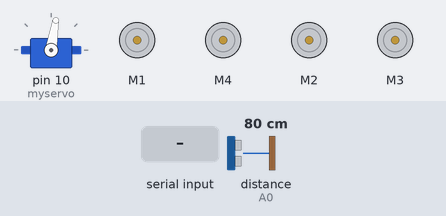
Simulated run of this sketch. Board: Arduino Uno, built with avr-gcc and run on an emulated ATmega328P. On the bench: servo, 4 × DC motor (green arrow = forward, orange = backward, longer = faster). Inputs (shaded band) come from the test bench; at power-on: distance to the obstacle (sensor on A0) 80 cm. The echo pulse lasts 58.3 µs per cm.

Above: at 2.2 s.
2.3 s: "left" received over the second serial link
At 2.64 s:
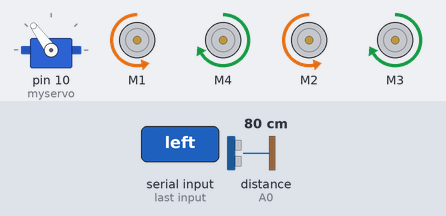
4.3 s: "Auto Drive" received over the second serial link
At 5.4 s:
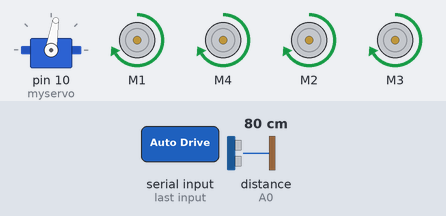
5.8 s: distance to the obstacle (sensor on A0) set to 32 cm
7.3 s: distance to the obstacle (sensor on A0) set to 26 cm
At 8.2 s:
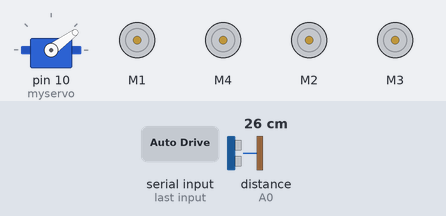
10.3 s: "MU" received over the second serial link
13.3 s: "auto Drive" received over the second serial link
At 15.3 s:
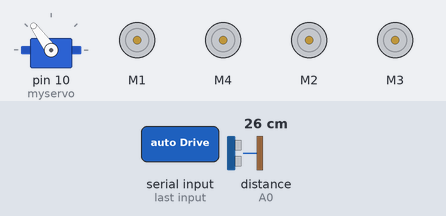
Timing chart, 0 to 17.3 s (numbered marks = the images above; inputs shaded):
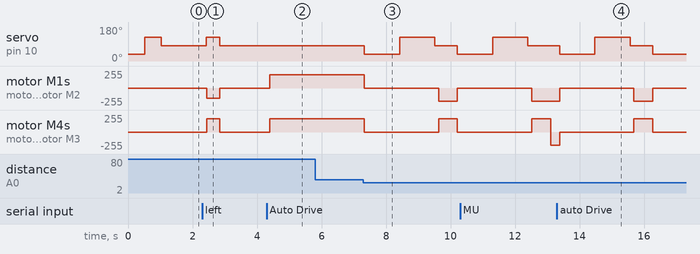

Measured:
- the behaviour switches between 30 and 29 cm on distance to the obstacle (sensor on A0) (found by bisection; images 2 and 3)
- after the input at 2.3 s, servo on pin 10 (myservo): 81° → 126° after 0.13 s, → 81° 0.42 s later; motor M1, motor M2: stopped → backward 150/255 after 0.15 s, → stopped 0.40 s later; motor M4, motor M3: stopped → forward 200/255 after 0.15 s, → stopped 0.40 s later
- after the input at 4.3 s, motor M1, motor M4, motor M2, motor M3: stopped → forward 200/255 after 0.10 s
- after the input at 5.8 s, every drawn part: stays the same
- after the input at 7.3 s, servo on pin 10 (myservo): 81° → 36° at once, → 126° 1.1 s later, → 81° 1.1 s later, → 36° 0.69 s later; motor M1, motor M2: forward 200/255 → stopped at once, → backward 200/255 2.3 s later, → stopped 0.58 s later; motor M4, motor M3: forward 200/255 → stopped at once, → forward 200/255 2.3 s later, → stopped 0.58 s later
- after the input at 13.3 s, servo on pin 10 (myservo): 81° → 36° after 0.08 s, → 126° 1.1 s later, → 81° 1.1 s later, → 36° 0.69 s later; motor M1: backward 200/255 → stopped after 0.08 s, → backward 200/255 2.3 s later, → stopped 0.58 s later

The sketch:

project_murphy_final.ino
```cpp
#include <AFMotor.h>
#include <Servo.h>
#include <NewPing.h>
#include <SoftwareSerial.h>

SoftwareSerial murphy(2, 13);         // RX, TX

AF_DCMotor motorkiridepan(1);
AF_DCMotor motorkanandepan(4);

AF_DCMotor motorkiribelakang(2);
AF_DCMotor motorkananbelakang(3);

Servo myservo;

const int pin_trigger = A1;
const int pin_echo = A0;

NewPing sonar(pin_trigger, pin_echo, 350);

int jarak;
int jarakkiri, jarakkanan;
int arahservo;

String arah;

const unsigned long interval=500;
unsigned long MillisSebelumnya=0;

void kirimjarak(int Jarak) {
  murphy.print(Jarak);
  murphy.print(" CM-");
}

unsigned long printJarak(unsigned long waktu) {
  if(waktu - MillisSebelumnya >= interval) {
    kirimjarak(jarak);
    MillisSebelumnya = waktu;
    return MillisSebelumnya;
  }
}

int bacaping() {
  delay(70);
  unsigned int uS = sonar.ping();
  jarak = uS/US_ROUNDTRIP_CM;
  return jarak;
}

void servotengah() {
  myservo.write(81);
  delay(15);
  arahservo = 81;

}

void servokanan() {
  myservo.write(36);
  delay(15);
  arahservo = 36;
}

void servokiri() {
  myservo.write(126);
  delay(15);
  arahservo = 126;
}

void mundur() {
  motorkiridepan.run(BACKWARD);
  motorkanandepan.run(BACKWARD);
  motorkiribelakang.run(BACKWARD);
  motorkananbelakang.run(BACKWARD);

  motorkiridepan.setSpeed(200);
  motorkanandepan.setSpeed(200);
  motorkiribelakang.setSpeed(200);
  motorkananbelakang.setSpeed(200);
}

void maju() {
  motorkiridepan.run(FORWARD);
  motorkanandepan.run(FORWARD);
  motorkiribelakang.run(FORWARD);
  motorkananbelakang.run(FORWARD);

  motorkiridepan.setSpeed(200);
  motorkanandepan.setSpeed(200);
  motorkiribelakang.setSpeed(200);
  motorkananbelakang.setSpeed(200);
}

void belokkiri() {
  motorkiridepan.run(BACKWARD);
  motorkanandepan.run(FORWARD);
  motorkiribelakang.run(BACKWARD);
  motorkananbelakang.run(FORWARD);

  motorkiridepan.setSpeed(150);
  motorkanandepan.setSpeed(200);
  motorkiribelakang.setSpeed(150);
  motorkananbelakang.setSpeed(200);
}

void belokkanan() {
  motorkiridepan.run(FORWARD);
  motorkanandepan.run(BACKWARD);
  motorkiribelakang.run(FORWARD);
  motorkananbelakang.run(BACKWARD);

  motorkiridepan.setSpeed(200);
  motorkanandepan.setSpeed(150);
  motorkiribelakang.setSpeed(200);
  motorkananbelakang.setSpeed(150);
}

void balikarah() {
  motorkiridepan.run(BACKWARD);
  motorkanandepan.run(FORWARD);
  motorkiribelakang.run(BACKWARD);
  motorkananbelakang.run(FORWARD);

  motorkiridepan.setSpeed(200);
  motorkanandepan.setSpeed(200);
  motorkiribelakang.setSpeed(200);
  motorkananbelakang.setSpeed(200);
}

void berhenti() {
  motorkiridepan.run(RELEASE);
  motorkanandepan.run(RELEASE);
  motorkiribelakang.run(RELEASE);
  motorkananbelakang.run(RELEASE);
}

void bandingkan_jarak() {
  if(jarakkiri > jarakkanan) {
    belokkiri();
    delay(315);
  }
  else if(jarakkanan > jarakkiri) {
    belokkanan();
    delay(315);
  }
  else {
    balikarah();
    delay(500);
  }
}

void autoDrive(unsigned long waktu) {
  if(arahservo != 81) {
    servotengah();
  }
  bacaping();
  printJarak(waktu);

  if(jarak < 30) {
    berhenti();
    servokanan();
    delay(500);
    jarakkanan = bacaping();
    delay(500);
    kirimjarak(jarakkanan);

    servokiri();
    delay(500);
    jarakkiri = bacaping();
    delay(500);
    kirimjarak(jarakkiri);

    servotengah();
    delay(100);
    bandingkan_jarak();
  }
  else {
    maju();
  }

  if(murphy.available()) {
    arah = "";
  }
}

void setup() {
  // put your setup code here, to run once:
  murphy.begin(9600);
  murphy.setTimeout(10);

  //servo
  myservo.attach(10);

  servokanan();
  delay(500);
  servokiri();
  delay(500);
  servotengah();
}

void loop() {
  // put your main code here, to run repeatedly:
  unsigned long MillisSekarang = millis();

  while(murphy.available() > 1) {
    arah = murphy.readString();
  }

  if(arah == "Auto Drive" || arah == "auto Drive" || arah == "autopilot") {
    autoDrive(MillisSekarang);
  }
  else
  if(arah != "Auto Drive" || arah != "auto Drive" || arah != "autopilot") {
    if(arahservo != 81) {
      servotengah();
    }
    bacaping();
    printJarak(MillisSekarang);

    if(jarak < 30) {
      berhenti();

      while(arah == "MU") {
        mundur();
        if(murphy.available()) {
          break;
        }
      }

      if(arah == "back" || arah == "mundur") {
        mundur();
        delay(500);
        berhenti();
      }

      while(arah == "KI") {
        servokiri();
        belokkiri();
        if(murphy.available()) {
          break;
        }
      }

      if(arah == "left" || arah == "kiri") {
        servokiri();
        belokkiri();
        delay(400);
        berhenti();
      }

      while(arah == "KA") {
        servokanan();
        belokkanan();
        if(murphy.available()) {
          break;
        }
      }

      if(arah == "right" || arah == "kanan") {
        servokanan();
        belokkanan();
        delay(400);
        berhenti();
      }
      arah = "";
    }
    else
    if(arah != "Auto Drive" || arah != "auto Drive" || arah != "autopilot" && jarak >= 30) {
      if(arah == "forward" || arah == "maju") {
        servotengah();
        maju();
      }

      while(arah == "KI") {
        servokiri();
        belokkiri();
        if(murphy.available()) {
          break;
        }
      }

      if(arah == "left" || arah == "kiri") {
        servokiri();
        belokkiri();
        delay(400);
        berhenti();
      }

      while(arah == "KA") {
        servokanan();
        belokkanan();
        if(murphy.available()) {
          break;
        }
      }

      if(arah == "right" || arah == "kanan") {
        servokanan();
        belokkanan();
        delay(400);
        berhenti();
      }

      if(arah == "MU") {
        mundur();
      }

      if(arah == "back" || arah == "mundur") {
        mundur();
        delay(500);
        berhenti();
      }

      if(arah == "stop" || arah == "berhenti") {
        berhenti();
      }
      arah = "";
    }
  }
}
```
